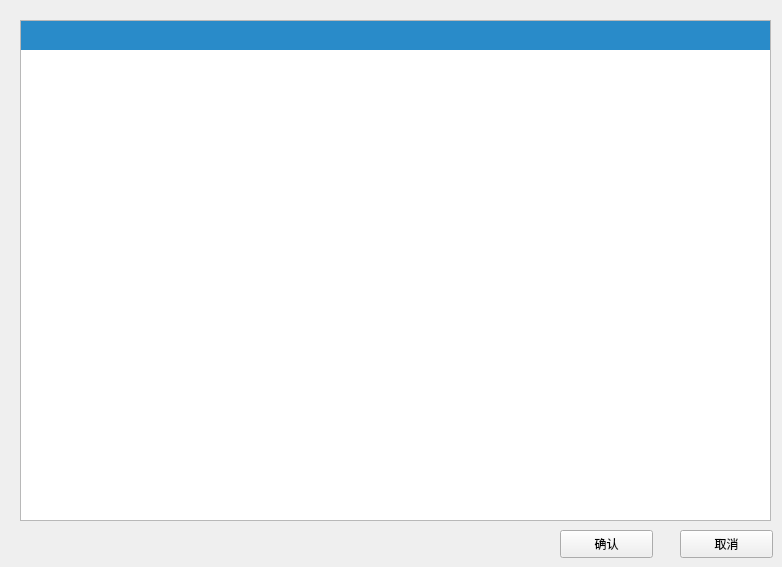
         <widget class="QWidget" name="School_elective_course_Page">
          <widget class="QTableView" name="School_elective_course_view">
           <property name="geometry">
            <rect>
             <x>20</x>
             <y>20</y>
             <width>751</width>
             <height>501</height>
            </rect>
           </property>
           <property name="styleSheet">
            <string notr="true">QTableView QTableCornerButton::section {
    color: white;/*文字颜色*/
    background-color: rgb(41, 139, 201);/*背景色*/
    border: 5px solid #418bc9;/*边框*/
    border-radius:0px;/*边框圆角*/
    border-color: rgb(41, 139, 201);/*边框颜色*/
    font: 10px;/*字体大小*/
    padding:0px 0 0 0px;/*内边距*/
 }

QHeaderView {
    color: white;
    font: bold 10pt;
    background-color: rgb(41, 139, 201);
    border: 0px solid rgb(144, 144, 144);
    border:0px solid rgb(191,191,191);
    border-left-color: rgba(255, 255, 255, 0);
    border-top-color: rgba(255, 255, 255, 0);
    border-radius:0px;
    min-height:29px;
}

QHeaderView::section {
    color: white;
    background-color:rgb(41, 139, 201);
    border: 5px solid #f6f7fa;
    border-radius:0px;
    border-color:rgb(41, 139, 201);
}</string>
           </property>
           <attribute name="verticalHeaderVisible">
            <bool>false</bool>
           </attribute>
          </widget>
          <widget class="QPushButton" name="pushButton_14">
           <property name="geometry">
            <rect>
             <x>560</x>
             <y>530</y>
             <width>93</width>
             <height>28</height>
            </rect>
           </property>
           <property name="text">
            <string>确认</string>
           </property>
          </widget>
          <widget class="QPushButton" name="pushButton_15">
           <property name="geometry">
            <rect>
             <x>680</x>
             <y>530</y>
             <width>93</width>
             <height>28</height>
            </rect>
           </property>
           <property name="text">
            <string>取消</string>
           </property>
          </widget>
         </widget>
